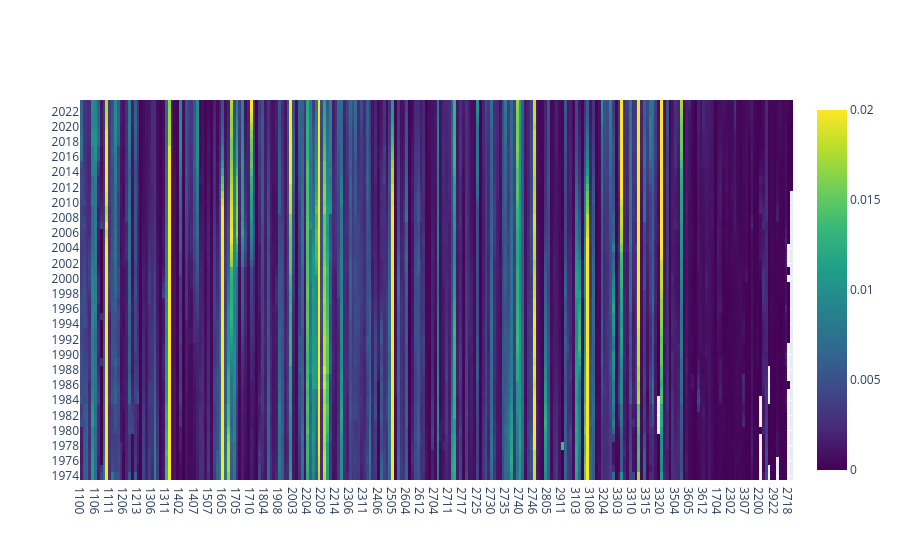

Notebook source saved alongside this figure:
### Code cell
df = df_cs.xs(mode, level=2).groupby(level=1).sum().div(df_cs.xs(mode, level=2).groupby(level=1).sum().sum(axis=1), axis=0)
df = (
    df_prob.xs(mode, level=2)
    .merge(res._df_mapping[["country", "year", "dynamic_cluster"]], left_index=True, right_on=["country", "year"], how="right")
    .set_index(["country", "year", "dynamic_cluster"])
    .groupby(level=1)
    .mean()
)


# df = (
#     df_prob.xs(mode, level=2)
#     .loc[country_list]
#     .groupby(level=1)
#     .mean()
# )

df = df.div(df.sum(axis=1), axis=0)



fig = go.Figure(
    data=go.Heatmap(
        z=df.values,
        x=df.columns.astype(str),
        y=df.index.astype(str),
        colorscale="Viridis",
        zmin=0,
        zmax=0.02,
        )
    )

# fig.update_layout(
#     title="Heatmap",
#     height=10*len(df.columns.astype(str)),
#     # height=40*len(y_labels),
#     xaxis=dict(tickangle=45, automargin=True),
#     yaxis=dict(autorange="reversed", automargin=True)  # keep top-to-bottom ordering
# )

fig.show()

### Figure 1 — Plotly figure (JSON) as saved in the notebook; plotly's stock layout.template omitted (floating-point values rounded to 4 significant figures; data arrays with more than 128 entries replaced by an {"elided": "..."} marker saying what was removed)
{"data": [{"colorscale": [[0, "#440154"], [0.1111, "#482878"], [0.2222, "#3e4989"], [0.3333, "#31688e"], [0.4444, "#26828e"], [0.5556, "#1f9e89"], [0.6667, "#35b779"], [0.7778, "#6ece58"], [0.8889, "#b5de2b"], [1, "#fde725"]], "type": "heatmap", "x": {"elided": "252 str values"}, "y": ["1974", "1975", "1976", "1977", "1978", "1979", "1980", "1981", "1982", "1983", "1984", "1985", "1986", "1987", "1988", "1989", "1990", "1991", "1992", "1993", "1994", "1995", "1996", "1997", "1998", "1999", "2000", "2001", "2002", "2003", "2004", "2005", "2006", "2007", "2008", "2009", "2010", "2011", "2012", "2013", "2014", "2015", "2016", "2017", "2018", "2019", "2020", "2021", "2022", "2023"], "z": {"elided": "50x252 float values"}, "zmax": 0.02, "zmin": 0}], "layout": {}}
